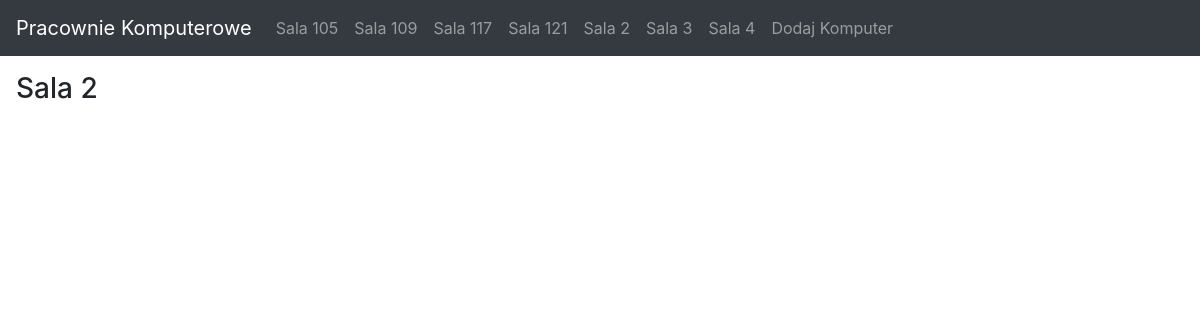
Before: /s2/ with the older database file.
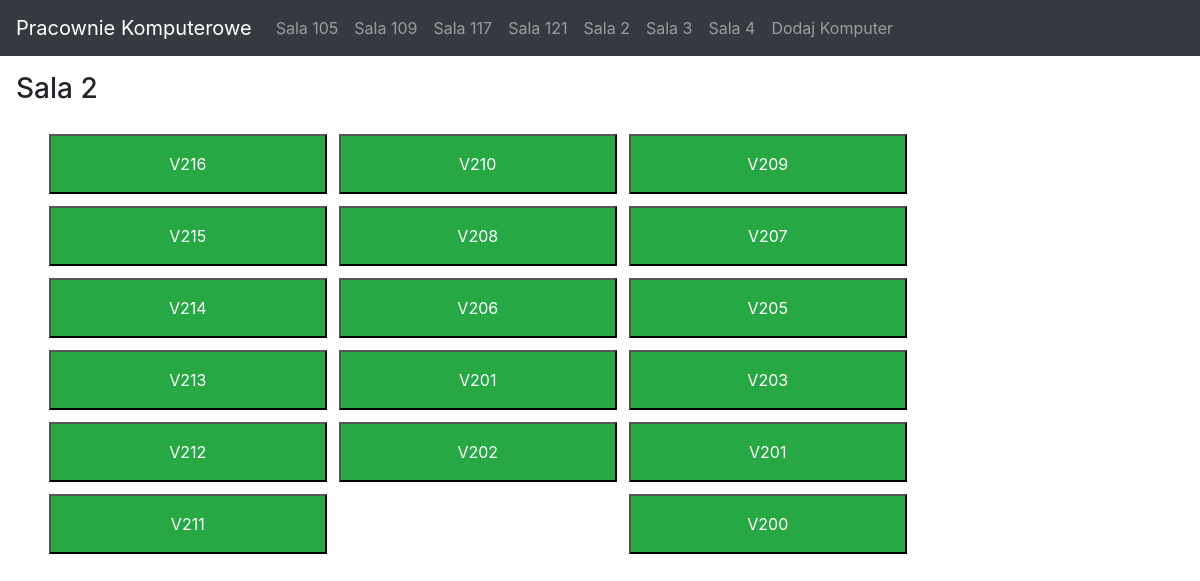
After: the same page with the newer database file.
### compView/models.py (models this page shows, shortened)
class Computer(models.Model):
    classR = models.ForeignKey(ClassRoom, on_delete=models.CASCADE)
    name = models.CharField(max_length=200, default ="test")
    ip = models.CharField(max_length=200, default ="test")
    sys = models.CharField(max_length=200, default ="test")
    cpu = models.CharField(max_length=200, default ="test")
    isOn = models.BooleanField()

### compView/views.py (the view)
# urls.py: path("s2/", views.s2, name="s2"),
def s2(response):
    cr = Computer.objects.filter(classR = "5")
    return render(response, "compView/sala2.html", {"cr":cr})

### compView/templates/compView/sala2.html (shortened to what this page needs)
{% extends 'compView/base.html' %}
{% load static %}
{% block content %}
<h3 class="pt-3 ml-3">Sala 2</h3>
<body>
    <div class="container pt-3">
        {%for class in cr%}
        {%if forloop.counter == 17 %}
        {% if class.isOn == True %}
            <button type="button" class="p-3 mb-2 bg-success text-white w-25 text-center m-1" data-toggle="modal" data-target="#{{class.name}}">{{class.name}}</button>
            {%endif%}
        {%else%}
            {% if class.isOn == True %}
            <button type="button" class="p-3 mb-2 bg-success text-white w-25 text-center m-1" data-toggle="modal" data-target="#{{class.name}}">{{class.name}}</button>
            {%endif%}
        {%endif%}
        {% endfor %}
    </div>
</body>
{% endblock %}

Changed rows visible on the page:
added Computer: name "V216"
added Computer: name "V210"
added Computer: name "V209"
added Computer: name "V215"
added Computer: name "V208"
added Computer: name "V207"
added Computer: name "V214"
added Computer: name "V206"
added Computer: name "V205"
added Computer: name "V213"
added Computer: name "V201"
added Computer: name "V203"
added Computer: name "V212"
added Computer: name "V202"
added Computer: name "V201"
added Computer: name "V211"
added Computer: name "V200"
